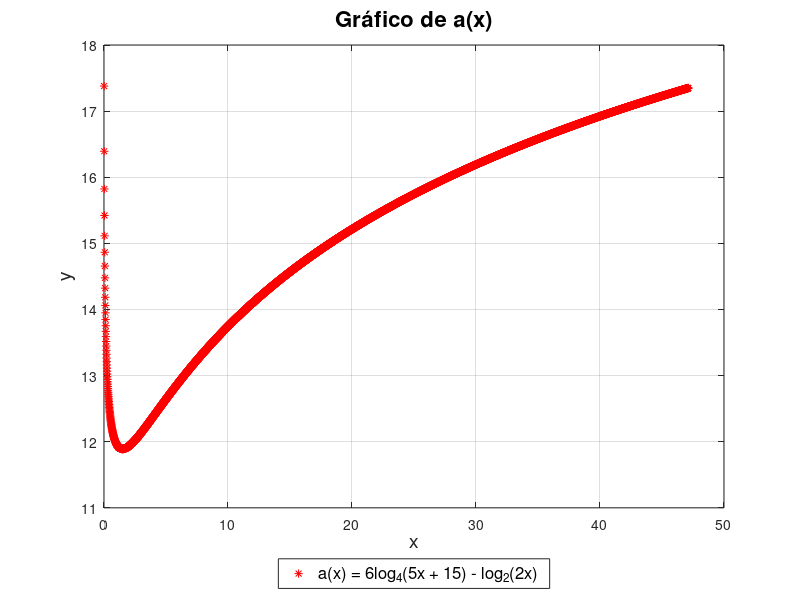
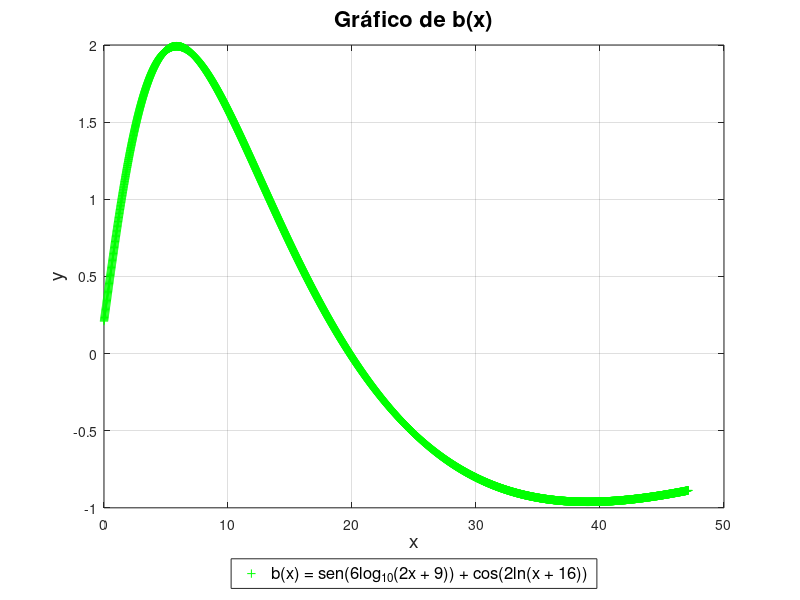
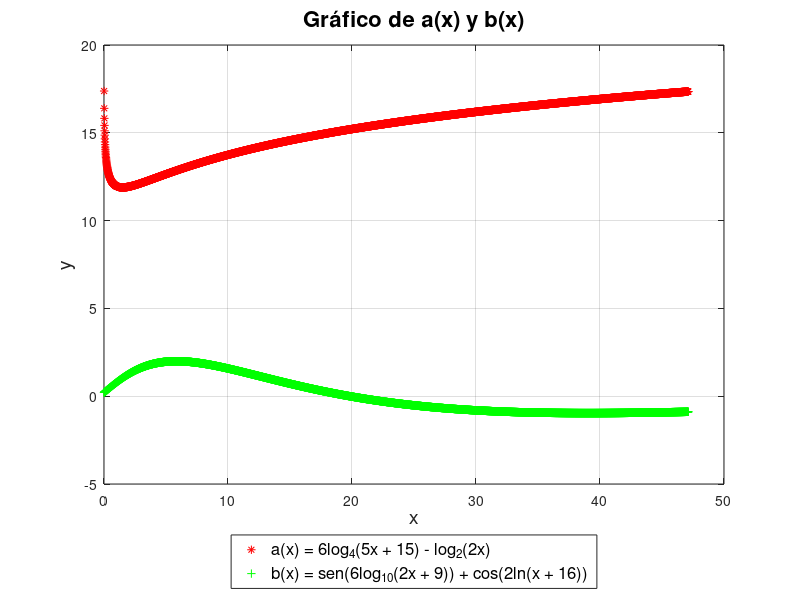
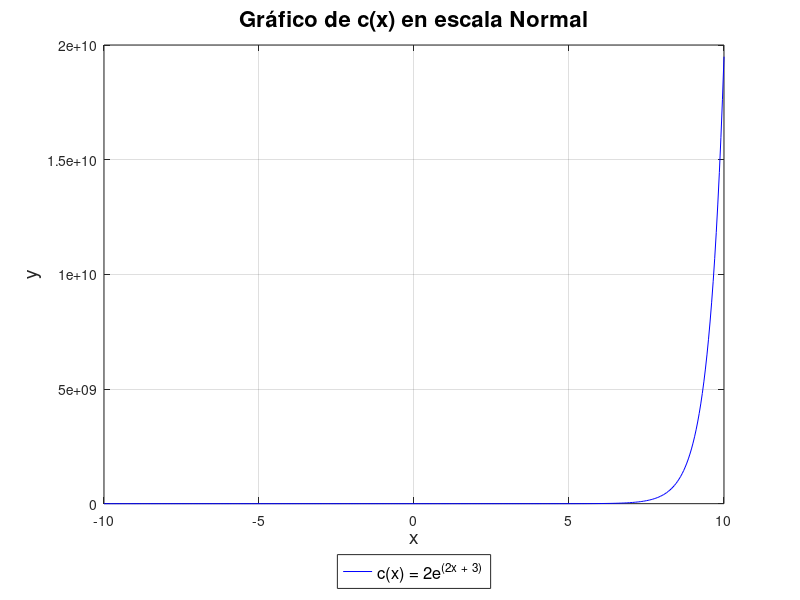

These figures' MATLAB source, in order: (Note: this script raises an error after producing the figures.)
% Laboratorio 1
%% Sección 1: Declaración de directorios.
% Laboratorio 1
% Felipe Gonzalez C. (19.360.650-4)
% Cristóbal Medrano A. (19.083.864-1)

close all

% Formato de salidas
format long

% Directorios:

% functions: Carpeta que contiene funciones del laboratorio.
addpath('./functions')

%% Sección 2: Parte 1 - Gráficos de funciones a, b y c.
% Funcion que permite obtener el logaritmo de x con base c
log_base_c = @(x, c) log(x)/log(c);

% Funcion que permite obtener el logaritmo natural de x
log_n = @(x) log(x);

% Se definen las funciones del enunciado a, b y c.
a = @(x) 6 * log_base_c((5 * x + 15), 4) - log_base_c((2 * x), 2);
b = @(x) sin(6 * log_base_c((2 * x + 9), 10)) + cos(2 * log_n(x + 16));
c = @(x) 2 * exp(2 * x + 3);

% Se definen los dominios correspondientes.
domain_ab = 0:.01:(15 * pi);    % dominio de las funciones a y b.
domain_c = -10:.05:10;          % dominio de la funcion c.

% Se obtiene el recorrido de cada función a, b y c.
range_a  = a(domain_ab);
range_b  = b(domain_ab);
range_c  = c(domain_c);

disp('Mostrando gráficos')
% Se crean los gráficos de cada función (a y b)
figure('Name', 'Función a(x)');
title_a = 'a(x) = 6log_4(5x + 15) - log_2(2x)';
plot(domain_ab, range_a, 'r*');
grid on;
title('Gráfico de a(x)', 'FontSize', 16);
ylabel('y', 'FontSize', 14);
xlabel('x', 'FontSize', 14);
legend(title_a, 'Location', 'southoutside', 'FontSize', 12);

figure('Name', 'Función b(x)');
title_b = 'b(x) = sen(6log_1_0(2x + 9)) + cos(2ln(x + 16))';
plot(domain_ab, range_b, 'g+');
grid on;
title('Gráfico de b(x)', 'FontSize', 16);
ylabel('y', 'FontSize', 14);
xlabel('x', 'FontSize', 14);
legend(title_b, 'Location', 'southoutside', 'FontSize', 12);

% Se crea el gráfico de a y b en conjunto
figure('Name', 'Función a(x) y b(x)');
plot(domain_ab, range_a, 'r*', domain_ab, range_b, 'g+');
grid on;
title('Gráfico de a(x) y b(x)', 'FontSize', 16);
ylabel('y', 'FontSize', 14);
xlabel('x', 'FontSize', 14);
legend(title_a, title_b, 'Location', 'southoutside', 'FontSize', 12);

% Se crean los gráficos para la funcion c.
figure('Name', 'Función c(x)');
title_c = 'c(x) = 2e^(^2^x ^+ ^3^)';
plot(domain_c, range_c, 'b-');
grid on;
title('Gráfico de c(x) en escala Normal', 'FontSize', 16);
ylabel('y', 'FontSize', 14);
xlabel('x', 'FontSize', 14);
legend(title_c, 'Location', 'southoutside', 'FontSize', 12);

figure('Name', 'Función c(x) - Logarítmica');
semilogy(domain_c, range_c, 'b-');
grid on;
title('Gráfico de c(x) en escala Logarítmica', 'FontSize', 16);
ylabel('y', 'FontSize', 14);
xlabel('x', 'FontSize', 14);
legend(title_c, 'Location', 'southoutside', 'FontSize', 12);

%% Sección 3: Parte 2a - Newton Rapshon
example_1_polynomial = [1 2 -1 2]; 
example_1_iterations = 10;
example_1_tol = 0.01;
example_1_initial_value = -3;

example_2_polynomial = [1 -7 8 -3 5 2 3 10]; 
example_2_iterations = 8;
example_2_tol = 0.01;
example_2_initial_value = 5;

example_3_polynomial = [1 -7 8 -3 5 2 3 10]; 
example_3_iterations = 15;
example_3_tol = 0.01;
example_3_initial_value = 5;

[example_1_root, ...
 example_1_error_obtained, ...
 example_1_remaining_iterations] = newton_rapshon(...
                                        example_1_polynomial, ...
                                        example_1_iterations, ...
                                        example_1_tol, ...
                                        example_1_initial_value);

[example_2_root, ...
 example_2_error_obtained, ...
 example_2_remaining_iterations] = newton_rapshon(...
                                        example_2_polynomial, ...
                                        example_2_iterations, ...
                                        example_2_tol, ...
                                        example_2_initial_value);
                                    
[example_3_root, ...
 example_3_error_obtained, ...
 example_3_remaining_iterations] = newton_rapshon(...
                                        example_3_polynomial, ...
                                        example_3_iterations, ...
                                        example_3_tol, ...
                                        example_3_initial_value);

show_newton_rapshon(example_1_root, ...
                    example_1_error_obtained, ...
                    example_1_remaining_iterations, ...
                    example_1_iterations, ...
                    'Ejemplo 1')
                
show_newton_rapshon(example_2_root, ...
                    example_2_error_obtained, ...
                    example_2_remaining_iterations, ...
                    example_2_iterations, ...
                    'Ejemplo 2')
                
show_newton_rapshon(example_3_root, ...
                    example_3_error_obtained, ...
                    example_3_remaining_iterations, ...
                    example_3_iterations, ...
                    'Ejemplo 3')

%% Sección 4: Parte 2b - Desviación estandar
example_std_1 = [1 2 3 4 5];
example_std_2 = [12 17 40 31 7 22 20 39 11];
example_std_3 = [24 37 29 33 21 8 44 19 47 36 43 14 1 46 3];    

example_std_1_value = standard_desviation(example_std_1);
example_std_2_value = standard_desviation(example_std_2);
example_std_3_value = standard_desviation(example_std_3);

show_std(example_std_1_value, 'Ejemplo 1')
show_std(example_std_2_value, 'Ejemplo 2')
show_std(example_std_3_value, 'Ejemplo 3')

